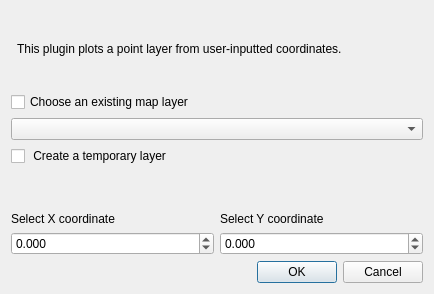
<?xml version="1.0" encoding="UTF-8"?>
<ui version="4.0">
 <class>Coordinate_Plotter</class>
 <widget class="QDialog" name="Coordinate_Plotter">
  <property name="windowModality">
   <enum>Qt::ApplicationModal</enum>
  </property>
  <property name="geometry">
   <rect>
    <x>0</x>
    <y>0</y>
    <width>450</width>
    <height>300</height>
   </rect>
  </property>
  <property name="minimumSize">
   <size>
    <width>450</width>
    <height>300</height>
   </size>
  </property>
  <property name="maximumSize">
   <size>
    <width>450</width>
    <height>300</height>
   </size>
  </property>
  <property name="windowTitle">
   <string>Coordinate Plotter</string>
  </property>
  <layout class="QGridLayout" name="gridLayout_2">
   <property name="sizeConstraint">
    <enum>QLayout::SetFixedSize</enum>
   </property>
   <item row="1" column="0" colspan="3">
    <layout class="QVBoxLayout" name="verticalLayout">
     <item>
      <widget class="QCheckBox" name="layer_checkBox">
       <property name="text">
        <string>Choose an existing map layer</string>
       </property>
       <property name="autoExclusive">
        <bool>true</bool>
       </property>
       <property name="tristate">
        <bool>false</bool>
       </property>
      </widget>
     </item>
     <item>
      <widget class="QgsMapLayerComboBox" name="mMapLayerComboBox"/>
     </item>
    </layout>
   </item>
   <item row="0" column="2">
    <widget class="QLabel" name="label_5">
     <property name="minimumSize">
      <size>
       <width>75</width>
       <height>75</height>
      </size>
     </property>
     <property name="maximumSize">
      <size>
       <width>75</width>
       <height>75</height>
      </size>
     </property>
     <property name="text">
      <string/>
     </property>
     <property name="pixmap">
      <pixmap>coordinate_plotter_icon.png</pixmap>
     </property>
     <property name="scaledContents">
      <bool>true</bool>
     </property>
    </widget>
   </item>
   <item row="2" column="0" colspan="3">
    <layout class="QHBoxLayout" name="horizontalLayout_2">
     <item>
      <widget class="QCheckBox" name="checkBox">
       <property name="text">
        <string> Create a temporary layer</string>
       </property>
       <property name="autoExclusive">
        <bool>true</bool>
       </property>
       <property name="tristate">
        <bool>false</bool>
       </property>
      </widget>
     </item>
     <item>
      <spacer name="horizontalSpacer">
       <property name="orientation">
        <enum>Qt::Horizontal</enum>
       </property>
       <property name="sizeHint" stdset="0">
        <size>
         <width>40</width>
         <height>20</height>
        </size>
       </property>
      </spacer>
     </item>
    </layout>
   </item>
   <item row="3" column="0" colspan="3">
    <layout class="QGridLayout" name="gridLayout">
     <item row="2" column="1">
      <widget class="QDoubleSpinBox" name="doubleSpinBox_2">
       <property name="decimals">
        <number>3</number>
       </property>
       <property name="minimum">
        <double>-999999.998999999952503</double>
       </property>
       <property name="maximum">
        <double>999999.998999999952503</double>
       </property>
      </widget>
     </item>
     <item row="1" column="0">
      <widget class="QLabel" name="label_2">
       <property name="text">
        <string>Select X coordinate</string>
       </property>
      </widget>
     </item>
     <item row="0" column="0">
      <spacer name="verticalSpacer">
       <property name="orientation">
        <enum>Qt::Vertical</enum>
       </property>
       <property name="sizeHint" stdset="0">
        <size>
         <width>20</width>
         <height>40</height>
        </size>
       </property>
      </spacer>
     </item>
     <item row="2" column="0">
      <widget class="QDoubleSpinBox" name="doubleSpinBox">
       <property name="decimals">
        <number>3</number>
       </property>
       <property name="minimum">
        <double>-999999.998999999952503</double>
       </property>
       <property name="maximum">
        <double>999999.998999999952503</double>
       </property>
      </widget>
     </item>
     <item row="1" column="1">
      <widget class="QLabel" name="label_3">
       <property name="text">
        <string>Select Y coordinate</string>
       </property>
      </widget>
     </item>
    </layout>
   </item>
   <item row="0" column="1">
    <widget class="QLabel" name="label_6">
     <property name="text">
      <string>This plugin plots a point layer from user-inputted coordinates.</string>
     </property>
    </widget>
   </item>
   <item row="4" column="1" colspan="2">
    <widget class="QDialogButtonBox" name="buttonBox">
     <property name="orientation">
      <enum>Qt::Horizontal</enum>
     </property>
     <property name="standardButtons">
      <set>QDialogButtonBox::Cancel|QDialogButtonBox::Ok</set>
     </property>
    </widget>
   </item>
  </layout>
 </widget>
 <customwidgets>
  <customwidget>
   <class>QgsMapLayerComboBox</class>
   <extends>QComboBox</extends>
   <header>qgsmaplayercombobox.h</header>
  </customwidget>
 </customwidgets>
 <resources/>
 <connections>
  <connection>
   <sender>buttonBox</sender>
   <signal>accepted()</signal>
   <receiver>Coordinate_Plotter</receiver>
   <slot>accept()</slot>
   <hints>
    <hint type="sourcelabel">
     <x>248</x>
     <y>254</y>
    </hint>
    <hint type="destinationlabel">
     <x>157</x>
     <y>274</y>
    </hint>
   </hints>
  </connection>
  <connection>
   <sender>buttonBox</sender>
   <signal>rejected()</signal>
   <receiver>Coordinate_Plotter</receiver>
   <slot>reject()</slot>
   <hints>
    <hint type="sourcelabel">
     <x>316</x>
     <y>260</y>
    </hint>
    <hint type="destinationlabel">
     <x>286</x>
     <y>274</y>
    </hint>
   </hints>
  </connection>
 </connections>
</ui>
